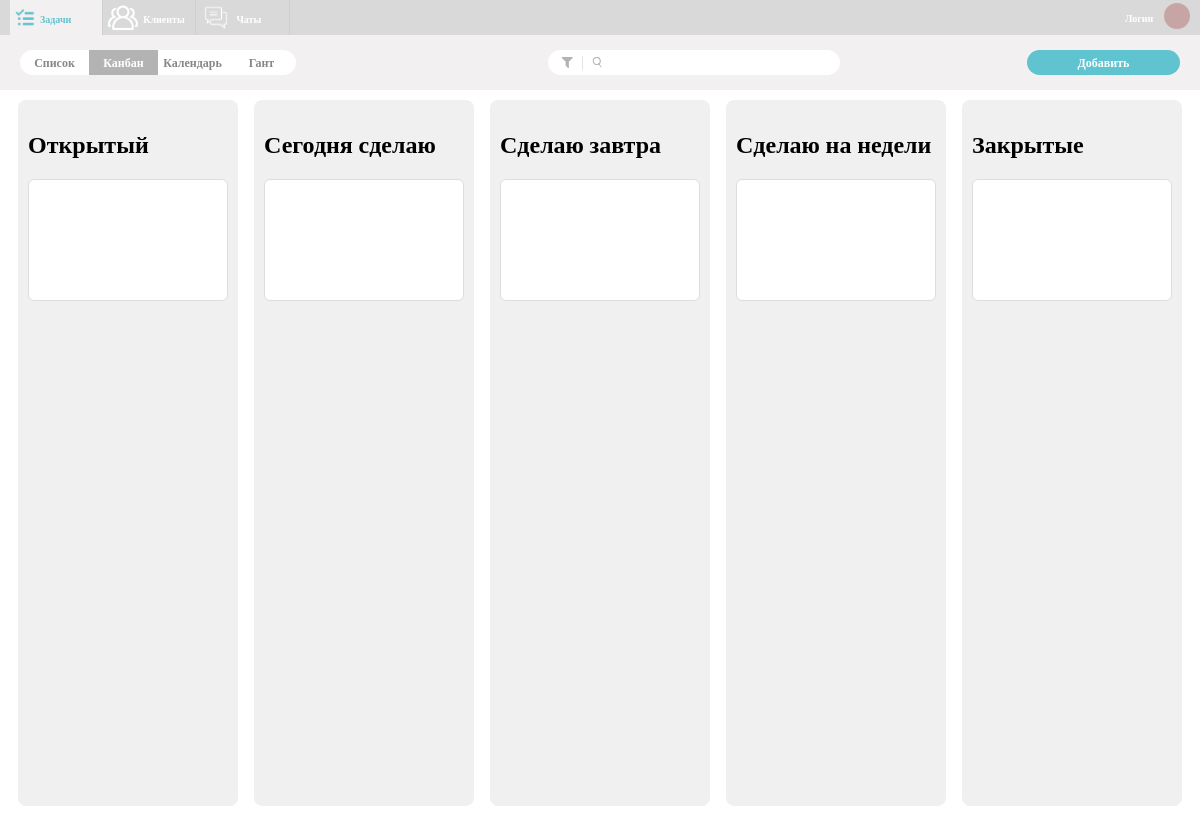
The page /TasksKanban.php on the database as committed earlier.
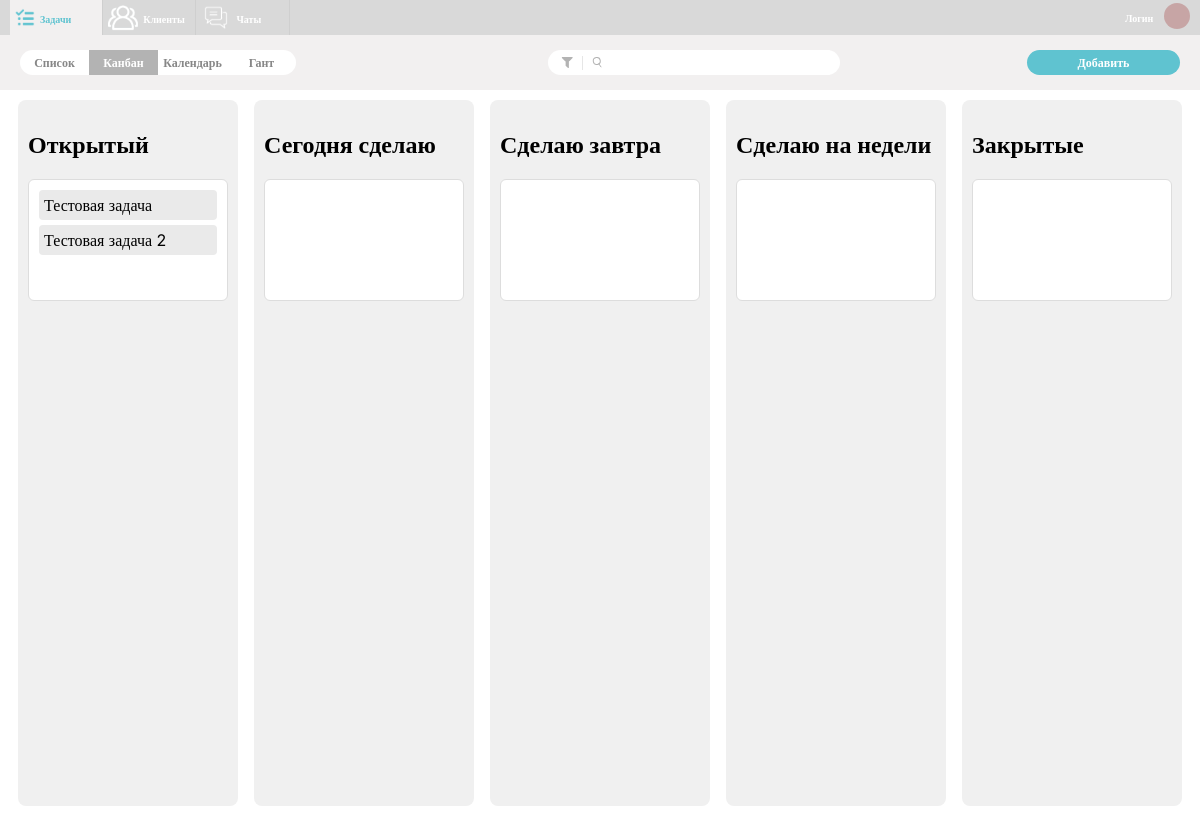
The same page on the database as committed later.
### tables this page shows
CREATE TABLE `issues` (
  `id_issue` int(11) NOT NULL,
  `id_status` int(11) DEFAULT NULL,
  `id_user` int(11) NOT NULL,
  `id_client` int(11) NOT NULL,
  `id_mark` int(11) DEFAULT NULL,
  `deleted` tinyint(1) DEFAULT 0,
  `name` varchar(100) DEFAULT NULL,
  `Description` text NOT NULL,
  `start_time` datetime DEFAULT NULL,
  `completion_time` datetime DEFAULT NULL
);

### TasksKanban.php (the view, shortened to what this page needs)
<?php
include 'database.php';
$sql = "SELECT * FROM issues WHERE deleted = 0";
$result = $conn->query($sql);
$tasks = array();
if ($result->num_rows > 0) {
    while ($row = $result->fetch_assoc()) {
        $tasks[] = $row;
    }
}
?>
<!DOCTYPE html>
<html lang="en">
<head>
    <link rel="stylesheet" href="CSS/tasksStyleKanban.css">
    <link rel="stylesheet" href="CSS/kanbanStyle.css">
</head>
<body>
    <header>
        <div class="header-container">
            <div class="nav-item active">
                <div class="rectangle-9">
                    <img src="IMG/image-70active.svg" alt="Задачи" width="30" height="30" />
                    <span class="nav-text">Задачи</span>
                </div>
            </div>
            <div class="nav-item">
              <a href="Clients.php" class="rectangle-9 client" style="text-decoration: none;">
                    <img src="IMG/image-80.svg" alt="Клиенты" width="21" height="21" />
                    <span class="nav-text">Клиенты</span>
              </a>
            </div>
            <div class="nav-item">
              <a href="Chats.php" class="rectangle-9 chat" style="text-decoration: none;">
                    <img src="IMG/image-90.svg" alt="Чаты" width="28" height="24" />
                    <span class="nav-text">Чаты</span>
              </a>
            </div>
        </div>
        <div class="login-avatar-container">
            <div class="login-text">Логин</div>
            <div class="avatar">
                <svg xmlns="http://www.w3.org/2000/svg" width="26" height="26" viewBox="0 0 26 26" fill="none">
                    <circle cx="13" cy="13" r="13" fill="#C7A5A5" />
                </svg>
            </div>
        </div>
    </header>
    <div class="header-content">
        <div class="second-panel">
            <div class="panel-item" id="list">
                <span>Список</span>
            </div>
            <div class="panel-item">
                <span>Канбан</span>
            </div>
            <div class="panel-item" id="calendar">
                <span>Календарь</span>
            </div>
            <div class="panel-item" id="gant">
                <span>Гант</span>
            </div>
        </div>
        <div class="search-panel">
  <img src="IMG/Polygon2.svg" alt="Polygon2" id="polygon2"/>
  <img src="IMG/Search.svg" alt="Search" />
  <input type="text" id="searchInput"/>
</div>
          <div class="add-button" onclick="openAddIssuePage()"><span>Добавить</span></div>
    </div>
    <div class="task-list-container">
    <div class="task-column">
        <h2>Открытый</h2>
        <div class="tasks" id="open-tasks" ondrop="drop(event)" ondragover="allowDrop(event)">
            <?php
            foreach ($tasks as $task) {
                if ($task['id_status'] == 1) {
                    echo '<div class="task" id="task' . $task['id_issue'] . '" draggable="true" ondragstart="drag(event)">' . $task['name'] . '</div>';
                }
            }
            ?>
        </div>
    </div>
    <div class="task-column">
    <h2>Сегодня сделаю</h2>
    <div class="tasks" id="today-tasks" ondrop="dropToday(event)" ondragover="allowDrop(event)">
    </div>
</div>
<div class="task-column">
    <h2>Сделаю завтра</h2>
    <div class="tasks" id="tomorrow-tasks" ondrop="dropTomorrow(event)" ondragover="allowDrop(event)">
    </div>
</div>
<div class="task-column">
    <h2>Сделаю на недели</h2>
    <div class="tasks" id="week-tasks" ondrop="dropWeek(event)" ondragover="allowDrop(event)">
    </div>
</div>
<div class="task-column">
    <h2>Закрытые</h2>
    <div class="tasks" id="closed-tasks" ondrop="dropClosed(event)" ondragover="allowDrop(event)">
    </div>
</div>
</body>
</html>

### CSS/tasksStyleKanban.css (style rules this page uses)
body { margin: 0; font-family: Inter; overflow: hidden; background-color: #F2F0F0; }
header { width: 100%; height: 35px; background-color: #D9D9D9; display: flex; justify-content: space-between; align-items: center; padding: 0 10px; }
.header-container { display: flex; }
.nav-item { flex-shrink: 0; position: relative; }
.rectangle-9::after { content: ""; width: 1px; height: 35px; background: #CFCFCF; position: absolute; top: 0; right: 0; }
.rectangle-9 { background: #d9d9d9; width: 93.21px; height: 35px; position: relative; display: flex; align-items: center; cursor: pointer; }
.rectangle-9 img { width: 30px; height: 30px; flex-shrink: 0; }
.rectangle-9.client img { margin-right: 5px; margin-left: 5px; }
.rectangle-9.chat img { margin-right: 5px; margin-left: 5px; }
.nav-text { width: 39.244px; height: 9.479px; flex-shrink: 0; color: #5FC3D0; font-size: 10px; font-style: normal; font-weight: 700; line-height: normal; }
.client .nav-text { width: 46.112px; height: 9px; color: #FFF; }
.chat .nav-text { width: 29.433px; height: 10px; color: #FFF; }
.active .rectangle-9 { background-color: #F2F0F0; }
.login-avatar-container { display: flex; align-items: center; margin-right: 20px; }
.login-text { margin-right: 5px; width: 34px; height: 12px; flex-shrink: 0; color: #FFF; font-size: 10px; font-style: normal; font-weight: 700; line-height: normal; }
.header-content { margin-top: 15px; display: flex; align-items: center; margin-left: 10px; padding: 0 10px; }
.second-panel { display: flex; width: 276px; height: 25px; flex-shrink: 0; background-color: #F2F0F0; margin-right: 208px; }
.panel-item { width: 69px; height: 25px; flex-shrink: 0; display: flex; align-items: center; justify-content: center; cursor: pointer; }
.panel-item:first-child { border-radius: 30px 0 0 30px; background-color: #FFF; }
.panel-item:nth-child(2), .panel-item:nth-child(3) { background-color: #FFF; }
.panel-item:last-child { border-radius: 0 30px 30px 0; background-color: #FFF; }
.panel-item:first-child span { color: #878787; font-family: Inter; font-size: 12px; font-style: normal; font-weight: 700; line-height: normal; }
.panel-item:not(:first-child) span { color: #878787; font-family: Inter; font-size: 12px; font-style: normal; font-weight: 700; line-height: normal; }
.panel-item:nth-child(2) { background-color: #B3B3B3; }
.panel-item:nth-child(2) span { color: #FFF; }
.search-panel { margin-right: 187px; width: 272px; height: 25px; flex-shrink: 0; border-radius: 30px; background: #FFF; display: flex; align-items: center; padding: 0 10px; overflow: hidden; }
.search-panel img { margin-left: 3px; margin-right: 3px; }
.search-panel input { border: none; outline: none; width: calc(100% - 22px); height: 25px; font-family: Inter; font-size: 12px; font-style: normal; font-weight: 400; line-height: normal; }
.add-button { margin-left: auto; margin-right: 10px; width: 153px; height: 25px; flex-shrink: 0; border-radius: 30px; background: #5FC3D0; cursor: pointer; display: flex; align-items: center; justify-content: center; }
.add-button span { color: #FFF; font-family: Inter; font-size: 12px; font-style: normal; font-weight: 700; line-height: normal; }
.task-list-container { width: calc(100% - 20px); height: calc(100vh - 94px); background: #FFF; margin-top: 15px; padding: 10px; overflow: auto; }

### CSS/kanbanStyle.css (style rules this page uses)
.task-list-container { display: flex; }
.task-column { flex: 1; background-color: #f0f0f0; border-radius: 8px; padding: 10px; font-family: Inter; margin-right: 8px; margin-left: 8px; }
.tasks { min-height: 100px; padding: 10px; background-color: #fff; border: 1px solid #ddd; border-radius: 6px; margin-top: 10px; }
.tasks .task { background-color: #eaeaea; padding: 5px; margin-bottom: 5px; border-radius: 4px; cursor: pointer; }

Rows that differ between the two databases and show on the page:
added issues: name "Тестовая задача"
added issues: name "Тестовая задача 2"
